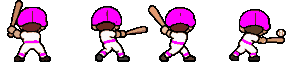
#> input picture baseball/img/batter.png, 296 x 62 px, given in place of pc-druid.png, which was not available
$ python cut_heroes.py ../../baseball/img ../../baseball/img/bg-field.png
#> lines starting #> are read from the running program, lines starting #| are printed output that depends on the picture; after the words box and inside, x2 and y2 are one past the last pixel; in counts of white or black regions, pixels touching at a corner belong together; pictures that were not available may be replaced by others from this repository, and a replacement may not be noted
### dicebound/tools/cutlib.py
"""시트 자르기 공용 함수: 배경 제거(마젠타·분홍 그라데이션·단색), 연결 요소 분리, 저장"""
import os
import numpy as np
from PIL import Image, ImageFilter
from scipy import ndimage


def load(path):
#> called with path = '../../baseball/img/pc-druid.png'
    return np.array(Image.open(path).convert('RGB')).astype(float)


def hsv(a):
    r, g, b = a[..., 0] / 255, a[..., 1] / 255, a[..., 2] / 255
    mx = np.maximum(np.maximum(r, g), b); mn = np.minimum(np.minimum(r, g), b); d = mx - mn + 1e-6
#> after `mn = np.minimum(np.minimum(r, g), b)`:
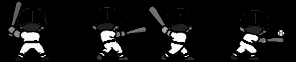
#> mn: shape (62, 296) float64; min 0, max 0.98, mean 0.0745
    h = np.where(mx == r, ((g - b) / d) % 6, np.where(mx == g, (b - r) / d + 2, (r - g) / d + 4)) * 60
    s = np.where(mx > 0, (mx - mn) / (mx + 1e-6), 0)
    return h, s, mx


def bg_mask(a, kind, seed_border=True, hole_area=0):
    """배경일 가능성이 높은 픽셀 → 테두리와 이어진 것만 배경으로 본다"""
    h, s, v = hsv(a)
    if kind == 'magenta':
        cand = (a[..., 0] > 150) & (a[..., 2] > 150) & (a[..., 1] < 120) & (np.abs(a[..., 0] - a[..., 2]) < 70)
    elif kind == 'pink':
        cand = ((h > 295) | (h < 2)) & (s > 0.42) & (v > 0.18)
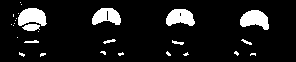
#> cand: shape (62, 296) bool; 10.1% white; 28 white regions (19 under 20 px), largest, box (x1, y1, x2, y2) and area: (240, 10, 269, 30) 395, (18, 8, 47, 26) 384, (166, 9, 195, 26) 369
    elif kind == 'white':
        cand = (a.min(axis=2) > 232)
    elif kind == 'navy':
        cand = (np.abs(a - np.array([27, 26, 57])).max(axis=2) < 34)
    else:
        raise ValueError(kind)
    if not seed_border:
        return cand
    lab, n = ndimage.label(cand)
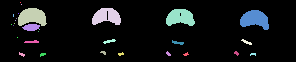
#> lab: shape (62, 296) int32; 30 distinct labels, from 0 to 29; one colour per label, 0 black
#> n = 29
    border = set(np.unique(np.concatenate([lab[0], lab[-1], lab[:, 0], lab[:, -1]]))) - {0}
#> border = 0 items
    if hole_area:
        # 팔·다리 사이처럼 테두리와 떨어진 배경 구멍도 일정 크기 이상이면 배경으로 본다
        sizes = ndimage.sum(np.ones_like(lab), lab, index=np.arange(1, n + 1))
#> sizes = 29 values, max 395 at index 5, min 1 at index 0, mean 63.76
        border |= {i + 1 for i, sz in enumerate(sizes) if sz >= hole_area}
#> border = 4 items
    return np.isin(lab, list(border))
#> returned value: shape (62, 296) bool; 8.2% white; 4 white regions, box (x1, y1, x2, y2) and area: (240, 10, 269, 30) 395, (18, 8, 47, 26) 384, (166, 9, 195, 26) 369, (92, 8, 121, 25) 352


def matte(a, bg, kind):
    """배경 마스크로 알파를 만들고, 가장자리의 배경색 번짐을 줄인다"""
#> called with kind = 'pink'
    fg = ~bg
    fg = ndimage.binary_opening(fg, iterations=1)
#> fg: shape (62, 296) bool; 91.7% white; 8 black regions (4 under 20 px), largest, box (x1, y1, x2, y2) and area: (240, 10, 269, 30) 395, (18, 8, 47, 26) 385, (166, 9, 195, 26) 372, (92, 8, 121, 25) 362
    if kind in ('magenta', 'pink'):
        # 가장자리에 남은 분홍 광원·테두리 제거: 배경에서 가까운 분홍 픽셀은 배경으로 본다
        h, s, v = hsv(a)
        pinkish = ((h > (285 if kind == 'magenta' else 295)) | (h < 6)) & (s > 0.28) & (v > 0.3)
#> pinkish: shape (62, 296) bool; 10.9% white; 47 white regions (38 under 20 px), largest, box (x1, y1, x2, y2) and area: (166, 8, 195, 31) 480, (240, 10, 269, 30) 395, (18, 8, 47, 26) 384
        for _ in range(3):
            dist = ndimage.distance_transform_edt(fg)
            kill = pinkish & fg & (dist < 7)
            if not kill.any():
                break
            fg &= ~kill
#> this loop made 3 passes
#> pass 1, in matte, `dist = ndimage.distance_transform_edt(fg)`:
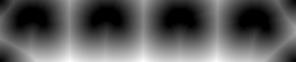
#> dist: shape (62, 296) float64; min 0, max 43.83, mean 15.8; drawn with min black and max white
#> after the loop:
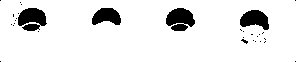
#> fg: shape (62, 296) bool; 90.4% white; 31 black regions (27 under 20 px), largest, box (x1, y1, x2, y2) and area: (18, 8, 47, 31) 480, (166, 8, 195, 31) 480, (240, 10, 269, 30) 395, (92, 8, 121, 25) 362
        if kind == 'pink':
            # 배경과 같은 진한 분홍 광원은 안쪽에 있어도 지운다
            fg &= ~(((h > 305) & (h < 345)) & (s > 0.45) & (v > 0.55))
        fg = ndimage.binary_opening(fg, iterations=1)
#> fg: shape (62, 296) bool; 90% white; 28 black regions (24 under 20 px), largest, box (x1, y1, x2, y2) and area: (15, 8, 47, 31) 523, (166, 8, 195, 31) 505, (240, 10, 269, 30) 395, (92, 8, 121, 25) 362
    alpha = Image.fromarray((fg * 255).astype(np.uint8)).filter(ImageFilter.GaussianBlur(0.8))
    al = np.array(alpha).astype(float) / 255
    al = np.where(fg, np.maximum(al, 0.0), al)
    rgb = a.copy()
    edge = (al > 0) & (al < 0.98)
#> edge: shape (62, 296) bool; 8.3% white; 14 white regions (8 under 20 px), largest, box (x1, y1, x2, y2) and area: (10, 6, 48, 33) 383, (238, 8, 271, 38) 374, (164, 6, 197, 33) 314, (90, 6, 123, 27) 307, (240, 36, 249, 45) 56, (263, 37, 267, 44) 25
    if kind in ('magenta', 'pink'):
        # 마젠타 계열 번짐: R,B 를 G 쪽으로 눌러 준다
        cap = rgb[..., 1] + 40
        rgb[..., 0] = np.where(edge, np.minimum(rgb[..., 0], np.maximum(cap, rgb[..., 0] * 0.8)), rgb[..., 0])
        rgb[..., 2] = np.where(edge, np.minimum(rgb[..., 2], cap), rgb[..., 2])
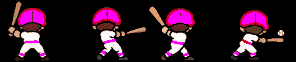
#> rgb: shape (62, 296, 3) float64; mean R, G, B 46.1, 20.7, 36
    return rgb, al


def components(al, min_area=200):
#> called with min_area = 300
    lab, n = ndimage.label(al > 0.5)
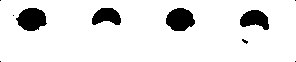
#> lab: shape (62, 296) int32; values 0 (black) and 1 (white), 90.2% white; 10 black regions (6 under 20 px), largest, box (x1, y1, x2, y2) and area: (16, 8, 47, 31) 520, (166, 8, 195, 31) 505, (240, 10, 269, 30) 395, (92, 8, 121, 25) 362
#> n = 1
    objs = ndimage.find_objects(lab)
#> objs = 1 item
    out = []
    for i, sl in enumerate(objs, 1):
        area = int((lab[sl] == i).sum())
        if area >= min_area:
            out.append(dict(id=i, area=area, y0=sl[0].start, y1=sl[0].stop, x0=sl[1].start, x1=sl[1].stop))
#> this loop made 1 pass
#> (i, area) on pass 1: (1, 16549)
#> after the loop, out = 1 item
    return lab, out


# [24 lines left out: functions save_rgba, save_rgb, not called in this run]

### dicebound/tools/cut_heroes.py
import sys, os; sys.path.insert(0, os.path.dirname(os.path.abspath(__file__)))
from cutlib import *
SRC, OUT = sys.argv[1], sys.argv[2]
def keep_near(lab, cs, main, min_area=900):
    m = (lab == main['id'])
    for c in cs:
        if c is main or c['area'] < min_area: continue
        if c['x0'] < main['x1'] and c['x1'] > main['x0'] and c['y0'] < main['y1'] and c['y1'] > main['y0'] and c['y0'] > 60:
            m |= (lab == c['id'])
    ys, xs = np.where(m)
    return m, (xs.min(), ys.min(), xs.max() + 1, ys.max() + 1)
for name in ['druid','archer','knight']:
    a=load(f'{SRC}/pc-{name}.png')
    if name != 'druid':
        save_rgb(a,(23,53,139,169),f'{OUT}/{name}-face.jpg',90)
        a[45:178,14:148]=a[300,700]
    bg=bg_mask(a,'pink',hole_area=120); rgb,al=matte(a,bg,'pink')
    lab,cs=components(al,300)
#> cs = 1 item
    left=max([c for c in cs if c['x1']<700],key=lambda c:c['area'])
#> left = {'id': 1, 'area': 16549, 'y0': 0, 'y1': 62, 'x0': 0, 'x1': 296}
#> (the run stopped early here; a loop or call above may not have finished)
